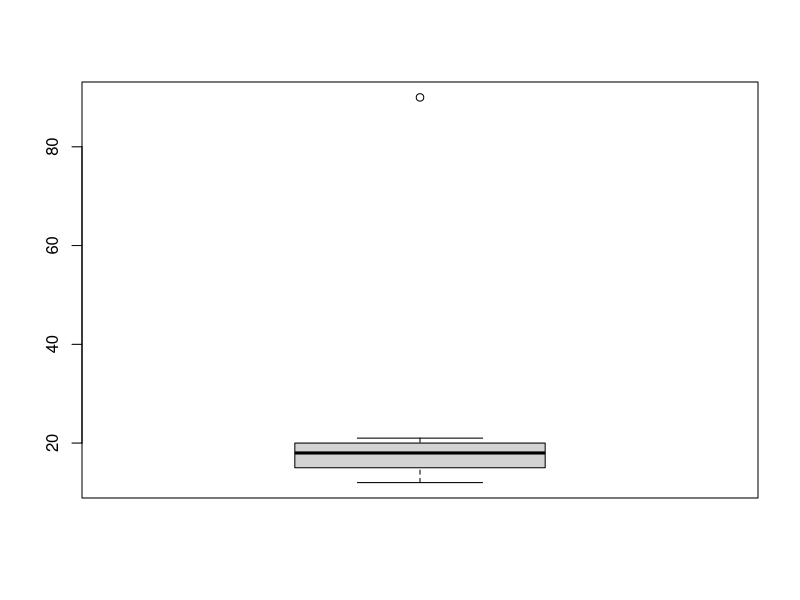
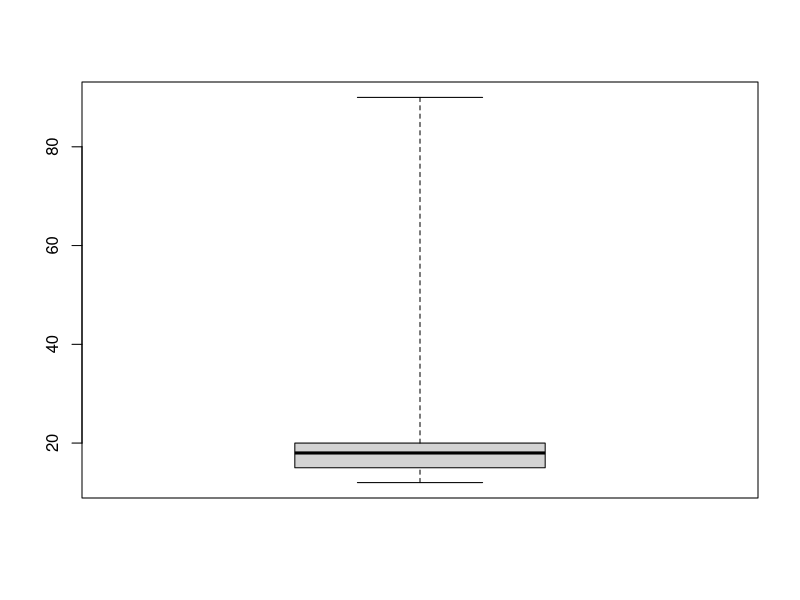

These charts were generated, in order, by the following R code:
salary <- c(12, 14, 18, 16, 19, 21)
salary
mean(salary)
median(salary)

salary <- c(12, 14, 18, 90, 16, 19, 21)
salary
mean(salary)
median(salary)

boxplot(salary)
boxplot(salary, range=0)

median(salary)
mean(salary)
mean(salary , trim=0.1)
mean(salary , trim=0.5)
